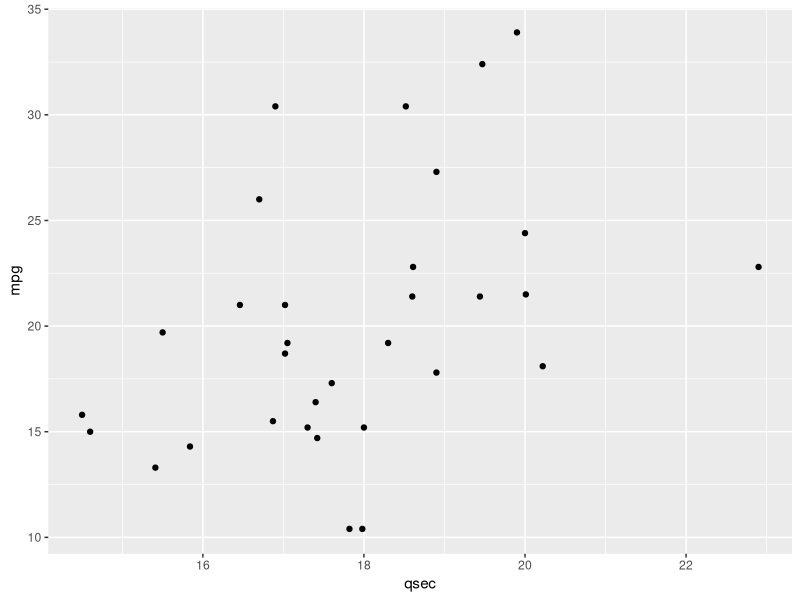
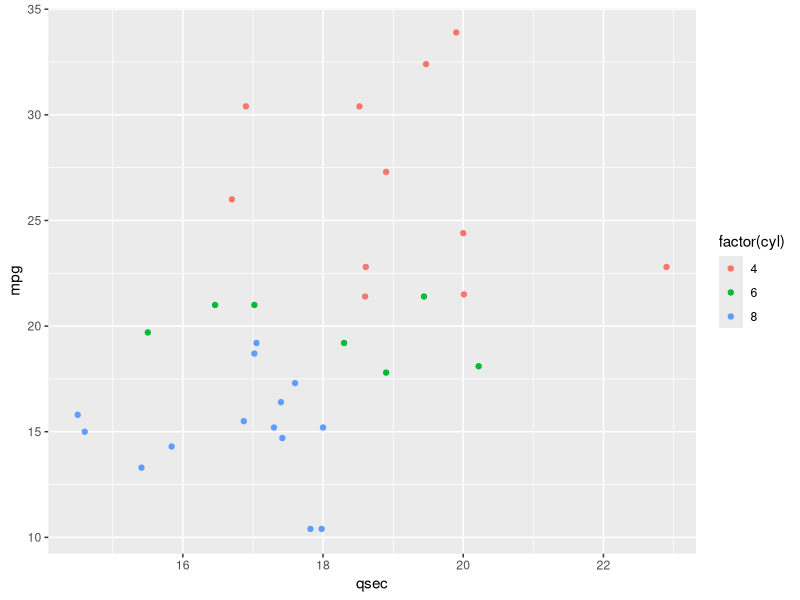

These charts were generated, in order, by the following R code: (Note: this script raises an error after producing the figures.)
## ---- chunk 1
library(knitr)
opts_chunk$set(message = FALSE)
## ---- chunk 2
# install.packages("broom")
## ---- chunk 3
mtcars
## ---- chunk 4
library(ggplot2)
ggplot(mtcars, aes(qsec, mpg)) +
  geom_point()
## ---- chunk 5
fit <- lm(mpg ~ qsec, mtcars)
## ---- chunk 6
fit
## ---- chunk 7
summary(fit)
## ---- chunk 8
library(broom)
tidy(fit)
## ---- chunk 9
tidy(fit, conf.int = TRUE)
## ---- chunk 10
augmented <- augment(fit)

head(augmented)
## ---- chunk 11
ggplot(mtcars, aes(qsec, mpg, color = factor(cyl))) +
  geom_point()
## ---- chunk 12
library(dplyr)

fits <- mtcars %>%
  group_by(cyl) %>%
  do(mod = lm(mpg ~ qsec, data = .))

fits
## ---- chunk 13
tidy(fits, mod)
## ---- chunk 14
augment(fits, mod)
## ---- chunk 15
augments <- mtcars %>%
  group_by(cyl) %>%
  do(augment(lm(mpg ~ qsec, data = .), data = .))

augments
